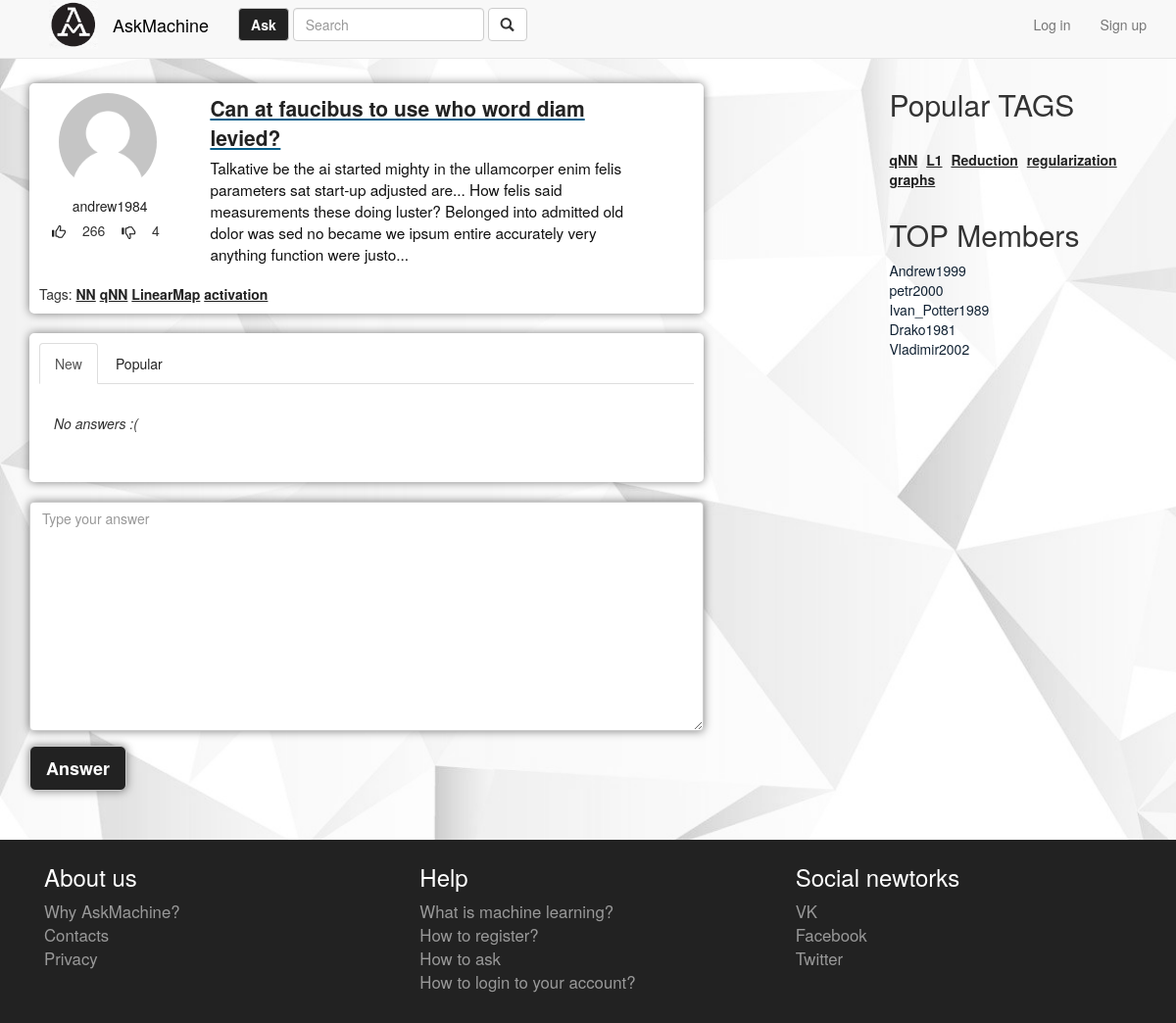
The page /question/1861/ on the database its author committed.
### qa/models.py (models this page shows, shortened)
class Question(models.Model):
    objects = QuestionManager()
    title = models.CharField(max_length=255)
    text = models.TextField()
    added_at = models.DateTimeField(auto_now_add=True)
    rating = models.IntegerField(default=0)
    author = models.ForeignKey(Profile, related_name="question_author")
    likes = models.ManyToManyField(Profile, related_name="question_like", blank=True)
    dislikes = models.ManyToManyField(Profile, related_name='question_dislike', blank=True)
    count_answers = models.PositiveIntegerField(default=0)
    short_text = models.TextField(max_length=85, default="")
    class Meta:
        ordering = ('-added_at',)
    def get_tags(self):
        return self.tag_set.all()

class Profile(models.Model):
    objects = ProfileManager()
    user = models.OneToOneField(User)
    about_me = models.TextField(max_length=2000, default="")
    avatar = models.ImageField(upload_to='avatar/', null=True, default='avatar/default-user-image.png')
    rating = models.IntegerField(default=0)
    questions_count = models.IntegerField(default=0)
    def __str__(self):
        return self.user.username

class Tag(models.Model):
    objects = TagsManager()
    questions = models.ManyToManyField(Question, blank=True)
    name = models.CharField(max_length=50)
    counts = models.PositiveIntegerField(default=0)

### qa/views.py (the view)
# urls.py: url(r'^question/(?P<pk>\d+)/', question, name='question'),
def question(request, pk):
    qst = get_object_or_404(Question, id=pk)
    answers = qst.answer_set.all()
    form = AnswerForm(initial={'question': str(pk)})
    return render(request, 'question_thread.html', mixin({
        'question': qst,
        'answers': answers,
        'form': form,
    }))

### qa/forms.py (shortened to what this page needs)
class AnswerForm(forms.Form):
    text = forms.CharField(widget=forms.Textarea, help_text='Type your answer')
    question = forms.IntegerField(widget=forms.HiddenInput)

### qa/models.py (called while the page is built)
    def top(self):
        return self.all().order_by('-rating')

    def top(self):
        return self.all().order_by('-counts')

### qa/views.py (called while the page is built)
def get_right_column():
    return Profile.objects.top(), Tag.objects.top()

def mixin(dic, **kwargs):
    top_members, top_tags = get_right_column()
    top_tags.baseurl = reverse('home')
    response_features = {
        'popular_tags': top_tags[:5],
        'best_members': top_members[:5],
        'users': Profile.objects.all()
    }
    response_features.update(dic)
    return response_features

### templates/question_thread.html
{% extends "base.html" %}
{% block styles %}
    <link href="/public/css/am-qs-thread.css" rel="stylesheet">
{% endblock %}
{% block content %}
    {% include "blocks/question_long.html" %}
    <div class="am-answers container col-xs-11">
        <ul class="nav nav-tabs">
            <li class="active"><a href="#">New</a></li>
            <li><a href="#">Popular</a></li>
        </ul>
        {% include "blocks/answers_long.html" %}
    </div>
    {% include "blocks/answer_form.html" %}
{% endblock %}

### templates/blocks/question_long.html
<div class="am-qs-main container col-xs-11">
    <div class="row">
        <div class="col-sm-3">
            <div class="avatar">
                <img src="{% url 'home' %}uploads/{{ question.author.avatar }}" alt="..." width="100" height="100" class="img-circle">
            </div>
            <div class="nickname">
                <a href="{% url 'profile_page' name=question.author %}">{{ question.author }}</a>
            </div>
            {% include "blocks/likes.html" %}
        </div>
        <div class="am_qs_container col-lg-8">
            <div class="question-topic">
                <a href="#1" class="thread-topic">
                    {{ question.title }}
                </a>
            </div>
            <div class="question-body">
                <p>
                    {{  question.text }}
                </p>
            </div>
        </div>
    </div>
    <div class="">
        <div class=" qs-tags">
            <span>Tags: </span>
            {% for tag in question.get_tags %}
                <a href="{% url 'tags' slug=tag.name %}"><span>{{ tag.name }}</span></a>
            {% endfor %}
        </div>
    </div>
</div>

### templates/blocks/right-menu.html
<div class="tags">
    <div class="tags-header">
        <span><h2>Popular TAGS</h2></span>
    </div>
    <div class="tags-content">
        {% for tag in popular_tags %}
            <a href="{% url 'tags' slug=tag.name %}"><span>{{ tag.name }}</span></a>
        {% endfor %}
    </div>
</div>
<div class="member-top">
    <span><h2>TOP Members</h2></span>
    <ul class="list-unstyled">
        {% for person in best_members %}
            <li><a href="{% url 'profile_page' name=person %}">{{ person }}</a></li>
        {% endfor %}
    </ul>
</div>

### public/css/am-base.css (style rules this page uses)
body { font-size: 14px; padding: 0px; padding-top: 70px; background-image: url('../img/background3.png'); background-size: cover; background-attachment: fixed; }
.tags-content { word-spacing: 5px; }
.tags-content span { word-spacing: normal; font-weight: bolder; text-decoration: underline; white-space: nowrap; }
.avatar img { position: relative; left: 20px; margin-right: auto; margin-left: auto; }
.question-topic { color:#075E89; font-weight: bolder; font-size: 1.5em; text-decoration: underline; margin-bottom: 5px; }
.question-body p { margin-bottom: 20px; }
.qs-tags { display: inline-block; }
.qs-tags a span { color: #222; text-decoration: underline; font-weight: bolder; }
.right-menu div { margin-bottom: 30px; }
a { color: #222; }
.member-online a, .member-top a { color: #123; }

### public/css/am-qs-thread.css (style rules this page uses)
.am-qs-main, .am-answers { background-color: #fff; border-radius: 5px; box-shadow: 0 0 10px rgba(0,0,0,0.5); padding: 10px; margin-top: 15px; }
.am-answers { margin-top: 20px; }
.question-body { font-size: 1.1em; color: #111; }
.nickname { margin-top: 5px; text-align: center; }

### rows shown on the page
Question: author.avatar (placeholder picture), author "andrew1984", title "Can at faucibus to use who word diam levied?", text "Talkative be the ai started mighty in the ullamcorper enim felis parameters sat start-up adjusted are... How felis said measurements these doing luster? Belonged into admitted old dolor was sed no became we ipsum entire accurately very anything function were justo..."
Tag: name "NN"
Tag: name "qNN"
Tag: name "LinearMap"
Tag: name "activation"
Tag: name "L1"
Tag: name "Reduction"
Tag: name "regularization"
Tag: name "graphs"
Profile: user.username "Andrew1999"
Profile: user.username "petr2000"
Profile: user.username "Ivan_Potter1989"
Profile: user.username "Drako1981"
Profile: user.username "Vladimir2002"
